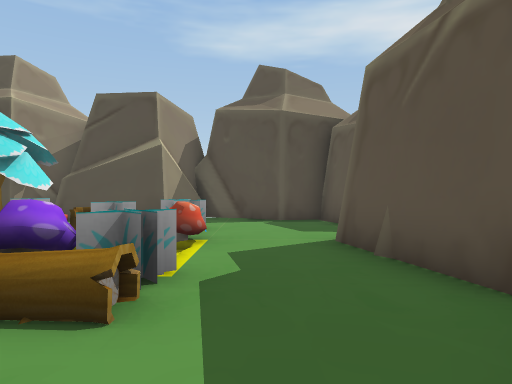
View 1 (above)

17 first-person views from a walk through a 3-D level made in the Unity game engine. The camera is 1.5 m above the floor, looks level and sees 70° across. The floor is counted in squares, 2 m on a side. Each view is taken from the middle of a square. On the plan, view 1 faces up. The plan holds only what a view shows up to about 11 squares ahead; the rest is blank. The place goes on beyond the plan. The player character is not drawn.

View 2
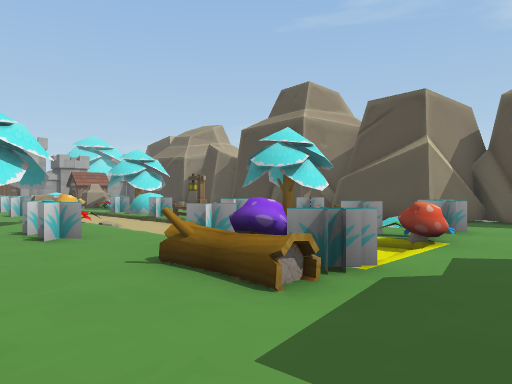

View 3
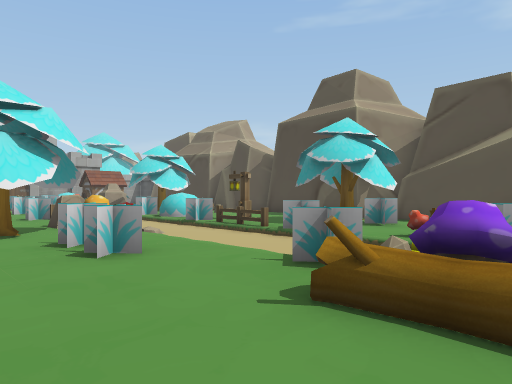

View 4
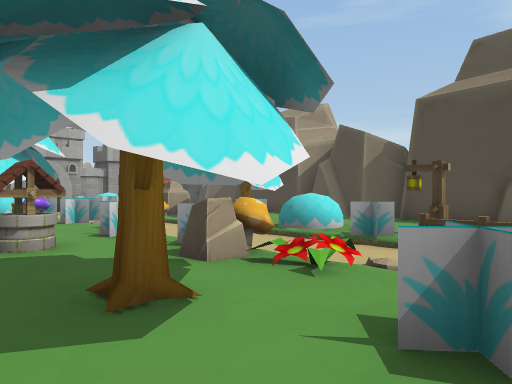

View 5
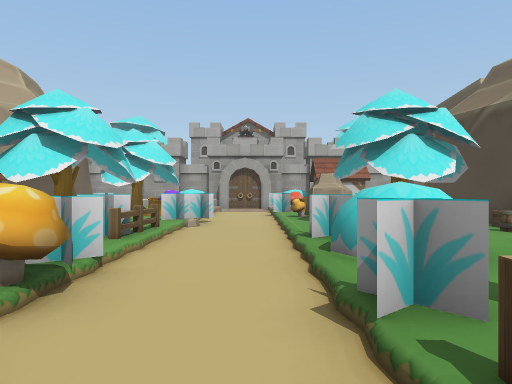

View 6
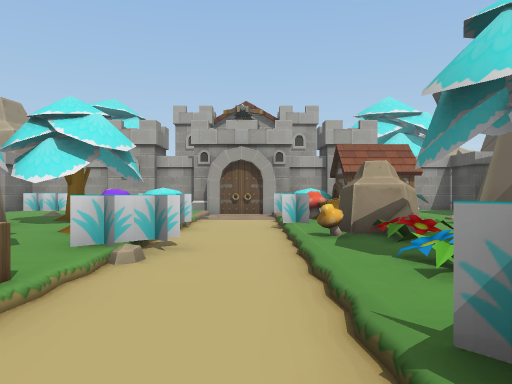

View 7
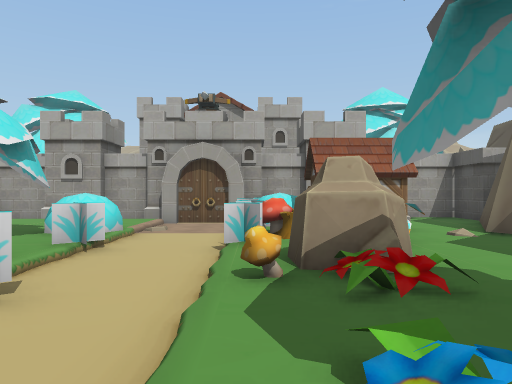

View 8
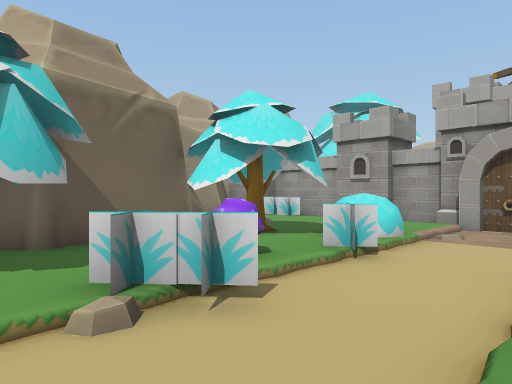

View 9
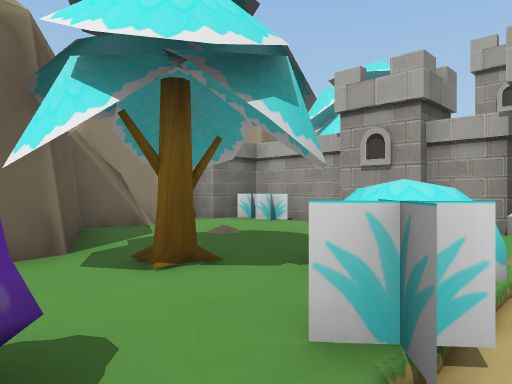

View 10
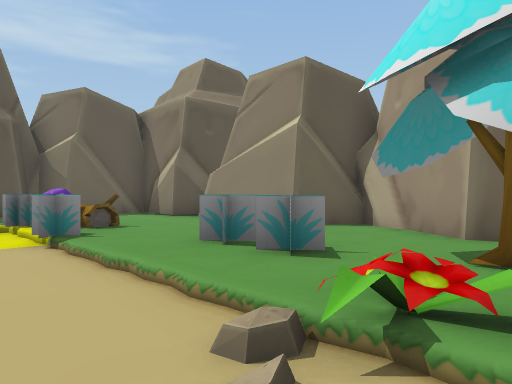

View 11
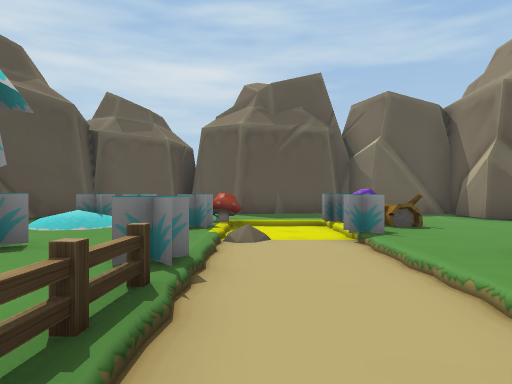

View 12
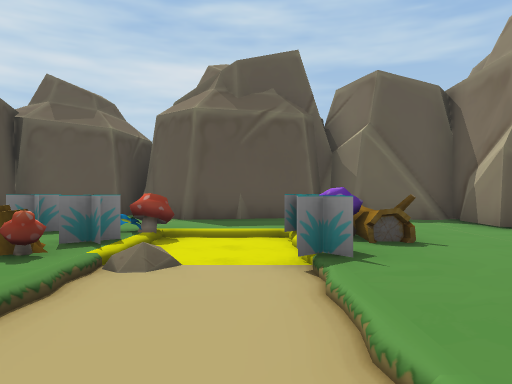

View 13
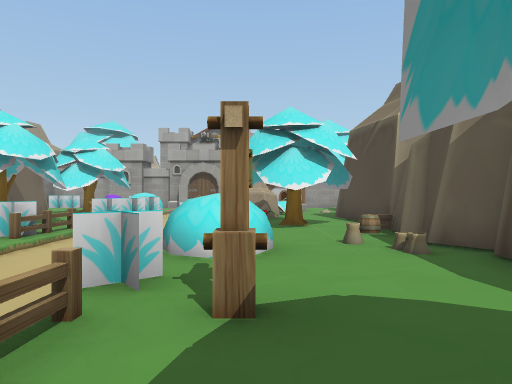

View 14
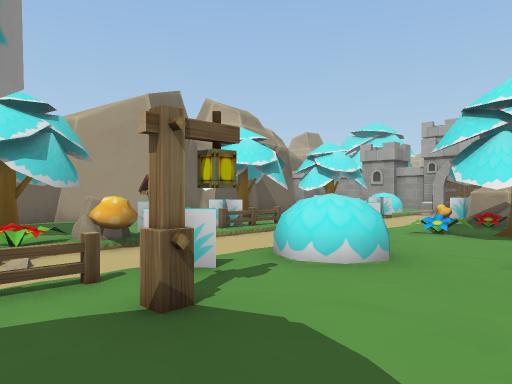

View 15
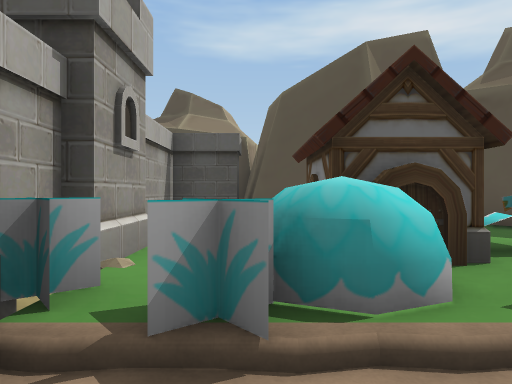

View 16
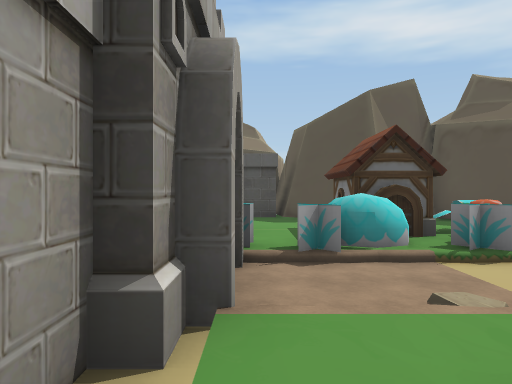

View 17
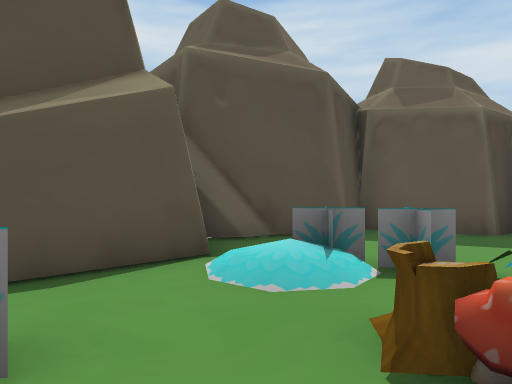

### Floor plan
Key: @ floor where view 1 was taken; # wall or solid block; . main floor; - floor 0.25 m lower than the main floor; / step, stairs or slope; = window, fence, low wall or low ledge; T tree; S stump; M mushroom; P plant; F fence; L flower; R streetlight; W well; C crate; B barrel; H house; O other object.
Columns run from 24 left of view 1 to 3 right of it. Each row starts with its distance up from view 1.
 12 ####
 11 #..#####          #   ###
 10 #......###C############.###
  9 #..HH....TCB.=.... .......##
  8 #..HP.....TT.O....TT.P.....#
  7 #..P.S.OL.L.....R....S.O...#
  6 #OO.MO..M...OP.OFFO..MOO..##
  5 #---O------------------M..#
  4 #-------O-------/------/..#
  3 #/....O..O.FF.ML.....OMM..#
  2 #/..P..M.T..O.....OO..S...##
  1 #/...TTO..TTW...TT........#
  0 #/....####  #...........@.#
 -1 #/....#      #####.########
 -2 #O...##          ###
 -3 ##.###
 -4  ###

Positions as (right, up) in squares from view 1, and headings:
1: (0, 0), facing up
2: (1, 0), facing up-left
3: (-1, 0), facing up-left
4: (-6, 0), facing up-left
5: (-7, 5), facing left
6: (-11, 5), facing left
7: (-13, 6), facing left
8: (-14, 6), facing down-left
9: (-17, 4), facing down-left
10: (-9, 5), facing down-right
11: (-9, 5), facing right
12: (-7, 4), facing right
13: (-6, 7), facing left
14: (-7, 9), facing down-left
15: (-22, 4), facing up
16: (-23, 1), facing up
17: (-5, 6), facing up-right
